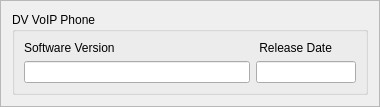
                  <widget class="QFrame" name="frame_34">
                   <property name="minimumSize">
                    <size>
                     <width>380</width>
                     <height>0</height>
                    </size>
                   </property>
                   <property name="frameShape">
                    <enum>QFrame::StyledPanel</enum>
                   </property>
                   <property name="frameShadow">
                    <enum>QFrame::Raised</enum>
                   </property>
                   <layout class="QVBoxLayout" name="verticalLayout_18">
                    <item>
                     <widget class="QGroupBox" name="CSC_gb_31">
                      <property name="minimumSize">
                       <size>
                        <width>350</width>
                        <height>0</height>
                       </size>
                      </property>
                      <property name="font">
                       <font>
                        <italic>false</italic>
                        <underline>false</underline>
                       </font>
                      </property>
                      <property name="autoFillBackground">
                       <bool>true</bool>
                      </property>
                      <property name="title">
                       <string>DV VoIP Phone</string>
                      </property>
                      <property name="flat">
                       <bool>false</bool>
                      </property>
                      <property name="checkable">
                       <bool>false</bool>
                      </property>
                      <layout class="QGridLayout" name="gridLayout_53">
                       <item row="0" column="0">
                        <layout class="QHBoxLayout" name="horizontalLayout_64">
                         <item>
                          <layout class="QVBoxLayout" name="verticalLayout_73">
                           <item>
                            <widget class="QLabel" name="label_98">
                             <property name="text">
                              <string>Software Version</string>
                             </property>
                            </widget>
                           </item>
                           <item>
                            <widget class="QLineEdit" name="DVVP_V_LE">
                             <property name="minimumSize">
                              <size>
                               <width>210</width>
                               <height>0</height>
                              </size>
                             </property>
                             <property name="maximumSize">
                              <size>
                               <width>350</width>
                               <height>16777215</height>
                              </size>
                             </property>
                            </widget>
                           </item>
                          </layout>
                         </item>
                         <item>
                          <layout class="QVBoxLayout" name="verticalLayout_74">
                           <item>
                            <widget class="QLabel" name="label_99">
                             <property name="text">
                              <string> Release Date</string>
                             </property>
                            </widget>
                           </item>
                           <item>
                            <widget class="QLineEdit" name="DVVP_D_LE">
                             <property name="minimumSize">
                              <size>
                               <width>50</width>
                               <height>0</height>
                              </size>
                             </property>
                             <property name="maximumSize">
                              <size>
                               <width>100</width>
                               <height>16777215</height>
                              </size>
                             </property>
                            </widget>
                           </item>
                          </layout>
                         </item>
                        </layout>
                       </item>
                      </layout>
                     </widget>
                    </item>
                   </layout>
                  </widget>
